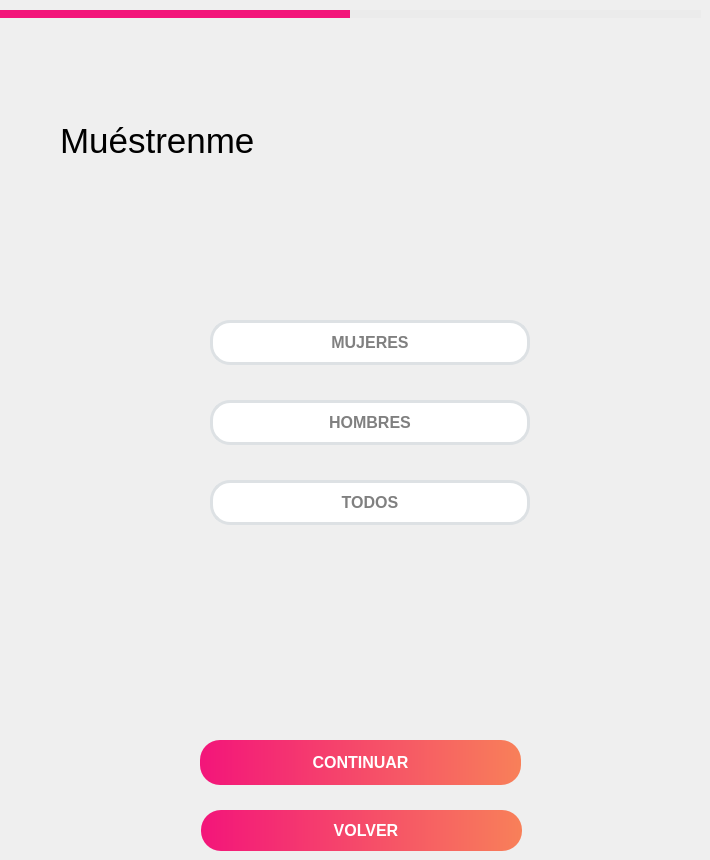
      <widget class="QWidget" name="page_5">
       <widget class="QPushButton" name="btnPreferHombres">
        <property name="geometry">
         <rect>
          <x>210</x>
          <y>400</y>
          <width>320</width>
          <height>45</height>
         </rect>
        </property>
        <property name="font">
         <font>
          <pointsize>12</pointsize>
          <weight>75</weight>
          <bold>true</bold>
         </font>
        </property>
        <property name="styleSheet">
         <string notr="true">color: Gray;
background-color: white;
border-radius: 20px;
border: 3px solid;
border-color: rgb(221, 225, 228);</string>
        </property>
        <property name="text">
         <string>HOMBRES</string>
        </property>
       </widget>
       <widget class="QPushButton" name="btnContinuar04">
        <property name="geometry">
         <rect>
          <x>200</x>
          <y>740</y>
          <width>321</width>
          <height>45</height>
         </rect>
        </property>
        <property name="font">
         <font>
          <pointsize>12</pointsize>
          <weight>75</weight>
          <bold>true</bold>
         </font>
        </property>
        <property name="styleSheet">
         <string notr="true">background-color: qlineargradient(spread:pad, x1:0, y1:0, x2:1, y2:0, stop:0 rgba(243, 21, 122, 1), stop:1 rgba(248, 128, 89, 1));

color: White;
border-radius: 20px;</string>
        </property>
        <property name="text">
         <string>CONTINUAR</string>
        </property>
       </widget>
       <widget class="QLabel" name="label_66">
        <property name="geometry">
         <rect>
          <x>60</x>
          <y>110</y>
          <width>371</width>
          <height>61</height>
         </rect>
        </property>
        <property name="font">
         <font>
          <pointsize>26</pointsize>
         </font>
        </property>
        <property name="styleSheet">
         <string notr="true">background-color: none;</string>
        </property>
        <property name="text">
         <string>Muéstrenme</string>
        </property>
       </widget>
       <widget class="QPushButton" name="pushButton_74">
        <property name="geometry">
         <rect>
          <x>0</x>
          <y>10</y>
          <width>701</width>
          <height>8</height>
         </rect>
        </property>
        <property name="styleSheet">
         <string notr="true">background-color: qlineargradient(spread:pad, x1:0, y1:0, x2:1, y2:0, stop:0 rgb(235, 235, 235), stop:1 rgb(235, 235, 235));
border-radius: 0px;
</string>
        </property>
        <property name="text">
         <string/>
        </property>
       </widget>
       <widget class="QPushButton" name="btnPreferMujer">
        <property name="geometry">
         <rect>
          <x>210</x>
          <y>320</y>
          <width>320</width>
          <height>45</height>
         </rect>
        </property>
        <property name="font">
         <font>
          <pointsize>12</pointsize>
          <weight>75</weight>
          <bold>true</bold>
         </font>
        </property>
        <property name="styleSheet">
         <string notr="true">color: Gray;
background-color: white;
border-radius: 20px;
border: 3px solid;
border-color: rgb(221, 225, 228);</string>
        </property>
        <property name="text">
         <string>MUJERES</string>
        </property>
       </widget>
       <widget class="QPushButton" name="pushButton_45">
        <property name="geometry">
         <rect>
          <x>0</x>
          <y>10</y>
          <width>350</width>
          <height>8</height>
         </rect>
        </property>
        <property name="styleSheet">
         <string notr="true">background-color: qlineargradient(spread:pad, x1:0, y1:0, x2:1, y2:0, stop:0 rgba(243, 21, 122, 1), stop:1 rgba(243, 21, 122, 1));
border-radius: 0px;</string>
        </property>
        <property name="text">
         <string/>
        </property>
       </widget>
       <widget class="QPushButton" name="btnPreferTodos">
        <property name="geometry">
         <rect>
          <x>210</x>
          <y>480</y>
          <width>320</width>
          <height>45</height>
         </rect>
        </property>
        <property name="font">
         <font>
          <pointsize>12</pointsize>
          <weight>75</weight>
          <bold>true</bold>
         </font>
        </property>
        <property name="styleSheet">
         <string notr="true">color: Gray;
background-color: white;
border-radius: 20px;
border: 3px solid;
border-color: rgb(221, 225, 228);
</string>
        </property>
        <property name="text">
         <string>TODOS</string>
        </property>
       </widget>
       <widget class="QPushButton" name="btnVolverAtras_7">
        <property name="geometry">
         <rect>
          <x>201</x>
          <y>810</y>
          <width>321</width>
          <height>41</height>
         </rect>
        </property>
        <property name="font">
         <font>
          <pointsize>12</pointsize>
          <weight>75</weight>
          <bold>true</bold>
         </font>
        </property>
        <property name="styleSheet">
         <string notr="true">background-color: qlineargradient(spread:pad, x1:0, y1:0, x2:1, y2:0, stop:0 rgba(243, 21, 122, 1), stop:1 rgba(248, 128, 89, 1));

color: White;
border-radius: 20px;</string>
        </property>
        <property name="text">
         <string>  VOLVER</string>
        </property>
        <property name="icon">
         <iconset>
          <normaloff>:/img/volver_blanco.png</normaloff>:/img/volver_blanco.png</iconset>
        </property>
        <property name="iconSize">
         <size>
          <width>30</width>
          <height>30</height>
         </size>
        </property>
       </widget>
      </widget>
